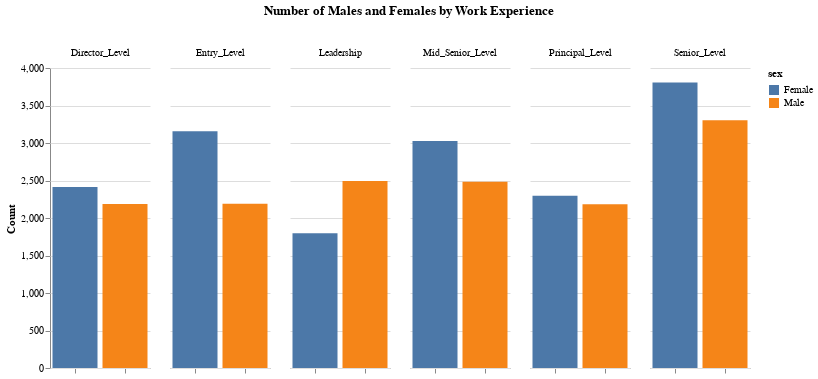

Notebook cell for this chart:
### Markdown cell above
### Visualizing the frequency of male and female under each category

### Code cell
# Group and count the data by 'sex' and 'work_experience'
grouped_data = exp_dynamics.groupby(['sex', 'work_experience']).size().reset_index(name='count')

# Create the grouped bar plot
grouped_bar_plot = alt.Chart(grouped_data).mark_bar().encode(
    x=alt.X('sex:N', title=None, axis=alt.Axis(labelAngle=0)),
    y=alt.Y('count:Q', title='Count'),  # Remove y-axis title and labels
    color='sex:N',
    column=alt.Column('work_experience:N', title=None)
).properties(
    title=alt.TitleParams(text='Number of Males and Females by Work Experience', anchor='middle', offset=30),
    width=100
)

# Display the plot
grouped_bar_plot.configure_axisX(labels=False).configure_axisY(labels=True).configure_view(strokeWidth=0)

### Figure 1 — Vega specification as saved in the notebook (floating-point values rounded to 4 significant figures)
{"$schema": "https://vega.github.io/schema/vega/v5.json", "data": [{"name": "source_0", "values": [{"sex": "Female", "work_experience": "Entry_Level", "count": 3157, "count_start": 0.0, "count_end": 3157.0}, {"sex": "Female", "work_experience": "Senior_Level", "count": 3808, "count_start": 0.0, "count_end": 3808.0}, {"sex": "Female", "work_experience": "Mid_Senior_Level", "count": 3028, "count_start": 0.0, "count_end": 3028.0}, {"sex": "Female", "work_experience": "Director_Level", "count": 2412, "count_start": 0.0, "count_end": 2412.0}, {"sex": "Female", "work_experience": "Principal_Level", "count": 2296, "count_start": 0.0, "count_end": 2296.0}, {"sex": "Female", "work_experience": "Leadership", "count": 1796, "count_start": 0.0, "count_end": 1796.0}, {"sex": "Male", "work_experience": "Entry_Level", "count": 2190, "count_start": 0.0, "count_end": 2190.0}, {"sex": "Male", "work_experience": "Senior_Level", "count": 3302, "count_start": 0.0, "count_end": 3302.0}, {"sex": "Male", "work_experience": "Mid_Senior_Level", "count": 2484, "count_start": 0.0, "count_end": 2484.0}, {"sex": "Male", "work_experience": "Director_Level", "count": 2188, "count_start": 0.0, "count_end": 2188.0}, {"sex": "Male", "work_experience": "Principal_Level", "count": 2184, "count_start": 0.0, "count_end": 2184.0}, {"sex": "Male", "work_experience": "Leadership", "count": 2495, "count_start": 0.0, "count_end": 2495.0}]}, {"name": "column_domain", "values": [{"work_experience": "Entry_Level", "count": 2}, {"work_experience": "Senior_Level", "count": 2}, {"work_experience": "Mid_Senior_Level", "count": 2}, {"work_experience": "Director_Level", "count": 2}, {"work_experience": "Principal_Level", "count": 2}, {"work_experience": "Leadership", "count": 2}]}, {"name": "source_0_x_domain_sex", "values": [{"sex": "Female"}, {"sex": "Male"}]}, {"name": "source_0_color_domain_sex", "values": [{"sex": "Female"}, {"sex": "Male"}]}], "signals": [{"name": "child_width", "value": 100}, {"name": "child_height", "value": 300}], "marks": [{"type": "group", "name": "row_header", "encode": {"update": {"height": {"signal": "child_height"}}}, "axes": [{"scale": "y", "labelOverlap": true, "grid": false, "orient": "left", "title": "Count", "tickCount": {"signal": "ceil(child_height/40)"}, "zindex": 0}], "role": "row-header"}, {"type": "group", "name": "column_header", "from": {"data": "column_domain"}, "sort": {"field": "datum[\"work_experience\"]", "order": "ascending"}, "encode": {"update": {"width": {"signal": "child_width"}}}, "title": {"text": {"signal": "isValid(parent[\"work_experience\"]) ? parent[\"work_experience\"] : \"\"+parent[\"work_experience\"]"}, "offset": 10, "frame": "group", "style": "guide-label"}, "role": "column-header"}, {"type": "group", "name": "column_footer", "from": {"data": "column_domain"}, "sort": {"field": "datum[\"work_experience\"]", "order": "ascending"}, "encode": {"update": {"width": {"signal": "child_width"}}}, "axes": [{"scale": "x", "labelAngle": 0, "grid": false, "labelBaseline": "top", "zindex": 0, "orient": "bottom"}], "role": "column-footer"}, {"type": "group", "name": "cell", "from": {"facet": {"data": "source_0", "name": "facet", "groupby": ["work_experience"]}}, "sort": {"field": ["datum[\"work_experience\"]"], "order": ["ascending"]}, "encode": {"update": {"width": {"signal": "child_width"}, "height": {"signal": "child_height"}}}, "marks": [{"type": "rect", "name": "child_marks", "from": {"data": "facet"}, "encode": {"update": {"y": {"field": "count_end", "scale": "y"}, "ariaRoleDescription": {"value": "bar"}, "width": {"signal": "max(0.25, bandwidth('x'))"}, "fill": {"field": "sex", "scale": "color"}, "x": {"field": "sex", "scale": "x"}, "description": {"signal": "\"sex: \" + (isValid(datum[\"sex\"]) ? datum[\"sex\"] : \"\"+datum[\"sex\"]) + \"; Count: \" + (format(datum[\"count\"], \"\"))"}, "y2": {"field": "count_start", "scale": "y"}}}, "style": ["bar"]}], "axes": [{"scale": "y", "labels": false, "domain": false, "tickCount": {"signal": "ceil(child_height/40)"}, "maxExtent": 0, "grid": true, "minExtent": 0, "zindex": 0, "aria": false, "orient": "left", "gridScale": "x", "ticks": false}], "style": "cell"}], "scales": [{"name": "x", "type": "band", "domain": {"data": "source_0_x_domain_sex", "field": "sex", "sort": true}, "range": [0, {"signal": "child_width"}], "paddingInner": 0.1, "paddingOuter": 0.05}, {"name": "y", "type": "linear", "domain": {"data": "source_0", "fields": ["count_start", "count_end"]}, "range": [{"signal": "child_height"}, 0], "zero": true, "nice": true}, {"name": "color", "type": "ordinal", "domain": {"data": "source_0_color_domain_sex", "field": "sex", "sort": true}, "range": "category"}], "title": {"text": "Number of Males and Females by Work Experience", "offset": 30, "anchor": "middle"}, "config": {"axisX": {"labels": false}, "axisY": {"labels": true}, "style": {"cell": {"strokeWidth": 0}}}, "layout": {"padding": 20, "columns": {"signal": "length(data('column_domain'))"}, "bounds": "full", "align": "all"}, "legends": [{"fill": "color", "symbolType": "square", "title": "sex"}], "background": "white", "padding": 5}
